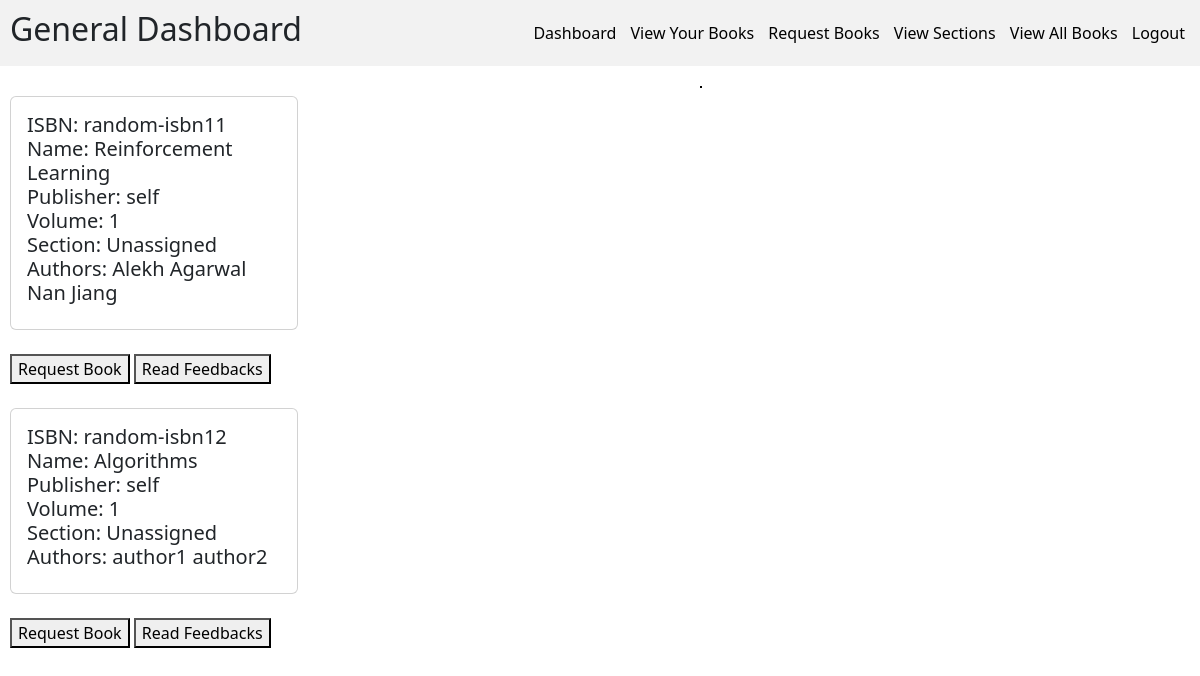
Before: /requestBooks/search/ (signed in) with the older database file.
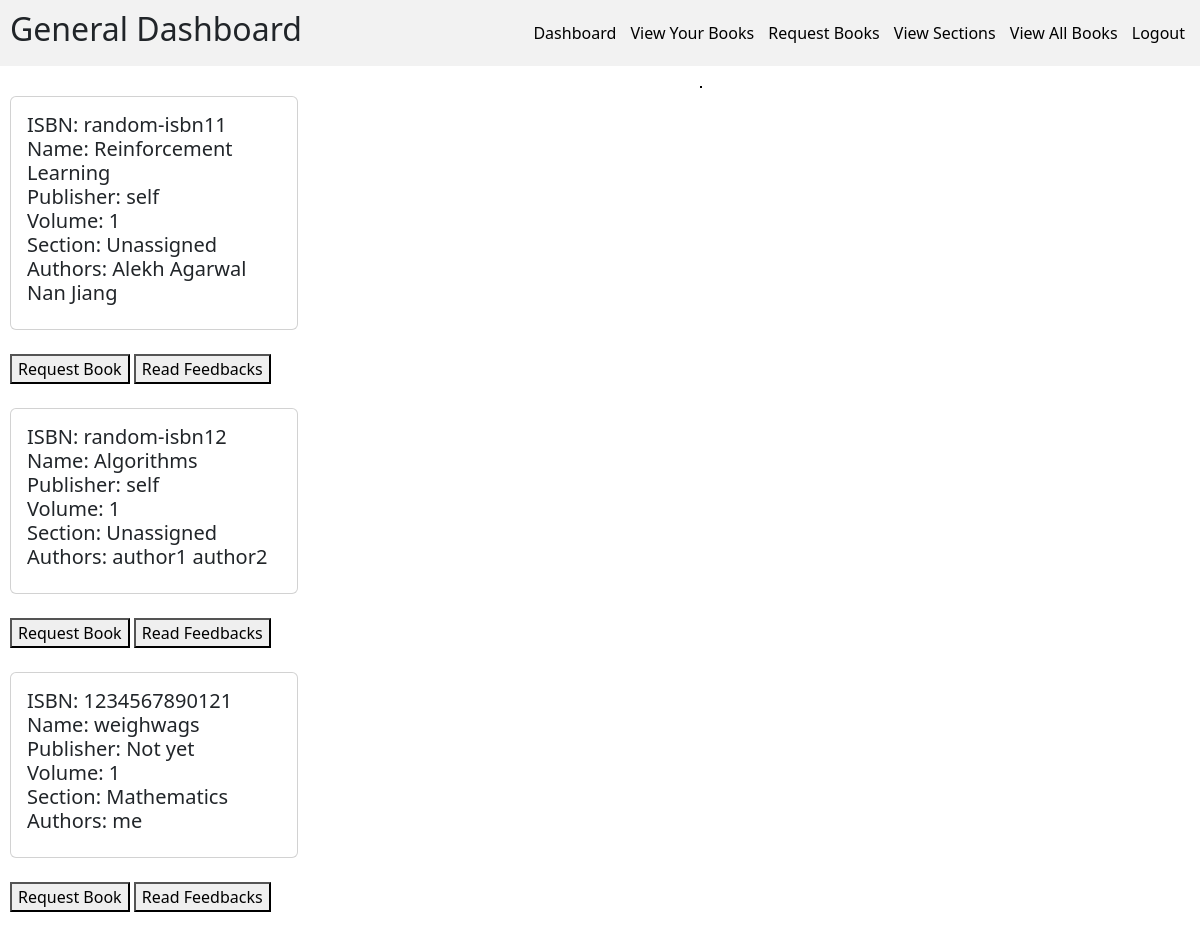
After: the same page with the newer database file.
### models.py (models this page shows)
class BookModel(db.Model):
    __tablename__ = "book"
    id = Column(Integer, primary_key=True, autoincrement=True)
    isbn = Column(String(13), nullable=False, unique=True)
    name = Column(String(100), nullable=False)
    page_count = Column(Integer, nullable=False)
    content = Column(String, nullable=False)
    publisher = Column(String(100), nullable=False)
    volume = Column(Integer, nullable = False)
    section_id = Column(Integer, ForeignKey("section.id"), nullable=False)
    search_word = Column(String(500), nullable=False)
    price = Column(Integer, nullable=False)

class SectionModel(db.Model):
    __tablename__ = "section"
    id = Column(Integer, primary_key=True, autoincrement=True)
    name = Column(String(20), nullable=False, unique=True)
    date_created = Column(Date, nullable=False)
    description = Column(String(100), nullable=False)
    search_word = Column(String(150), nullable=False)

class BookAuthorModel(db.Model):
    __tablename__ = "book_author"
    book_id = Column(Integer, ForeignKey("book.id"), primary_key=True)
    author_name = Column(String(40), primary_key=True)
    search_word = Column(String(40), nullable=False)

### app.py (the view)
@app.route("/requestBooks/search/", methods=["GET"])
@login_required
def searchRequestBooks():
    book_authors = get_all_book_authors()
    search_word = request.args.get("search_word", default="")
    books = findBooks(search_word)
    user_info = UserInfoModel.query.filter_by(uid=current_user.id).first()
    if not user_info:
        flash("User info does not exist")
        return redirect("/")
    return render_template(
        "search_allBooks.html",
        books=books,
        book_authors=book_authors,
        role=user_info.role,
    )

### app.py (called while the page is built)
def raw(input: str) -> str:
    return input.lower().replace(" ", "")

def get_all_book_authors():
    return BookAuthorModel.query.all()

### blueprints/api.py (called while the page is built)
@login_manager.user_loader
def load_user(id):
    return UserLoginModel.query.get(id)

### templates/search_allBooks.html (shortened to what this page needs)
{% if role == "Librarian" %}
{% extends "librarianBase.html" %}
{% else %}
{% extends "generalBase.html" %}
{% endif %}
{% block content %}
<div>
    {% if not books: %}
    <h3>No matching Search results found!</h3>
    {% else %}
    {% for book in books: %}
    <div class="card" style="width: 18rem;">
        <div class="card-body">
            <h5>
                    ISBN: {{book.isbn}} <br>
                    Name: {{book.name}} <br>
                    Publisher: {{book.publisher}} <br>
                    Volume: {{book.volume}} <br>
                    Section: {{book.section_name}} <br>
                    Authors:
                    {% for book_author in book_authors %}
                        {% if book_author.book_id == book.id: %}
                        {{book_author.author_name}}
                        {% endif %}
                    {% endfor %}
        <br>
            </h5>
        </div>
    </div>
        <br>
        {% for issued_book_id in issued_book_ids if issued_book_id == book.id %}
        [Book already requested or issued] <br>
        {% else %}
        {% if role == "General" %}
        <a href="/requestBook?id={{book.id}}"><button>Request Book</button></a>
        {% endif %}
        <a href="/readFeedback?id={{book.id}}"><button>Read Feedbacks</button></a>
        <br>
        {% endfor %}
        <br>
    {% endfor %}
</div>
{% endif %}
{% endblock %}

Changed rows visible on the page:
added BookModel: isbn "1234567890121", name "weighwags", publisher "Not yet", volume "1", section_name "Mathematics"
added BookAuthorModel: author_name "me", shown under "1234567890121"
